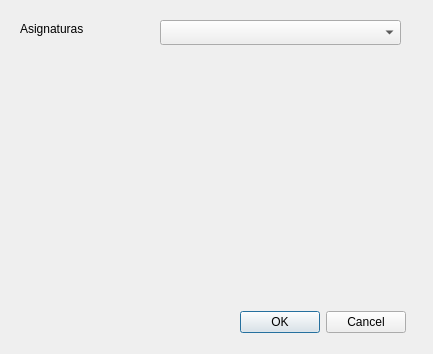
<?xml version="1.0" encoding="UTF-8"?>
<ui version="4.0">
 <class>ApunteForm</class>
 <widget class="QWidget" name="ApunteForm">
  <property name="geometry">
   <rect>
    <x>0</x>
    <y>0</y>
    <width>433</width>
    <height>354</height>
   </rect>
  </property>
  <property name="windowTitle">
   <string>Apunte</string>
  </property>
  <widget class="QDialogButtonBox" name="buttonBox">
   <property name="geometry">
    <rect>
     <x>240</x>
     <y>310</y>
     <width>166</width>
     <height>25</height>
    </rect>
   </property>
   <property name="standardButtons">
    <set>QDialogButtonBox::Cancel|QDialogButtonBox::Ok</set>
   </property>
  </widget>
  <widget class="QComboBox" name="cmbAsignaturas">
   <property name="geometry">
    <rect>
     <x>160</x>
     <y>20</y>
     <width>241</width>
     <height>25</height>
    </rect>
   </property>
  </widget>
  <widget class="QLabel" name="label">
   <property name="geometry">
    <rect>
     <x>20</x>
     <y>20</y>
     <width>111</width>
     <height>17</height>
    </rect>
   </property>
   <property name="text">
    <string>Asignaturas</string>
   </property>
  </widget>
 </widget>
 <resources/>
 <connections/>
</ui>
